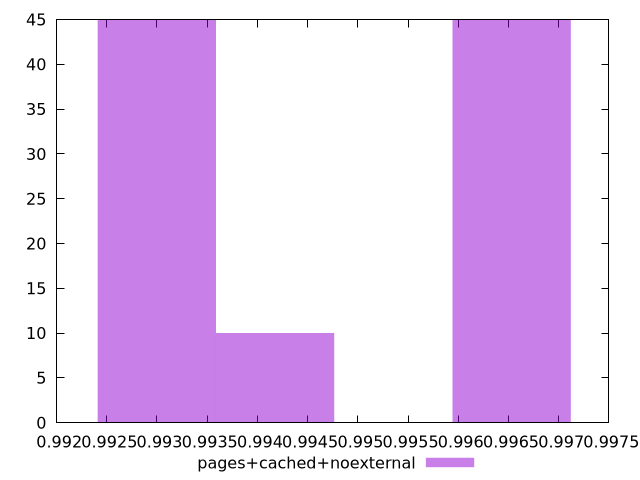

Reproduce this figure in gnuplot.
$_pagesCachedNoexternal <<EOF
0.996531710305982 45
0.992997909914826 45
0.9941758433785446 10
EOF
set key outside below
set terminal pngcairo
set output "report_00006_2020-11-02T20-21-41.718Z/interactive/pages+cached+noexternal//hist.png"
set yrange [0:45]
set boxwidth 0.0011779334637186548
set style fill transparent solid 0.5 noborder
plot $_pagesCachedNoexternal title "pages+cached+noexternal" with boxes ,
